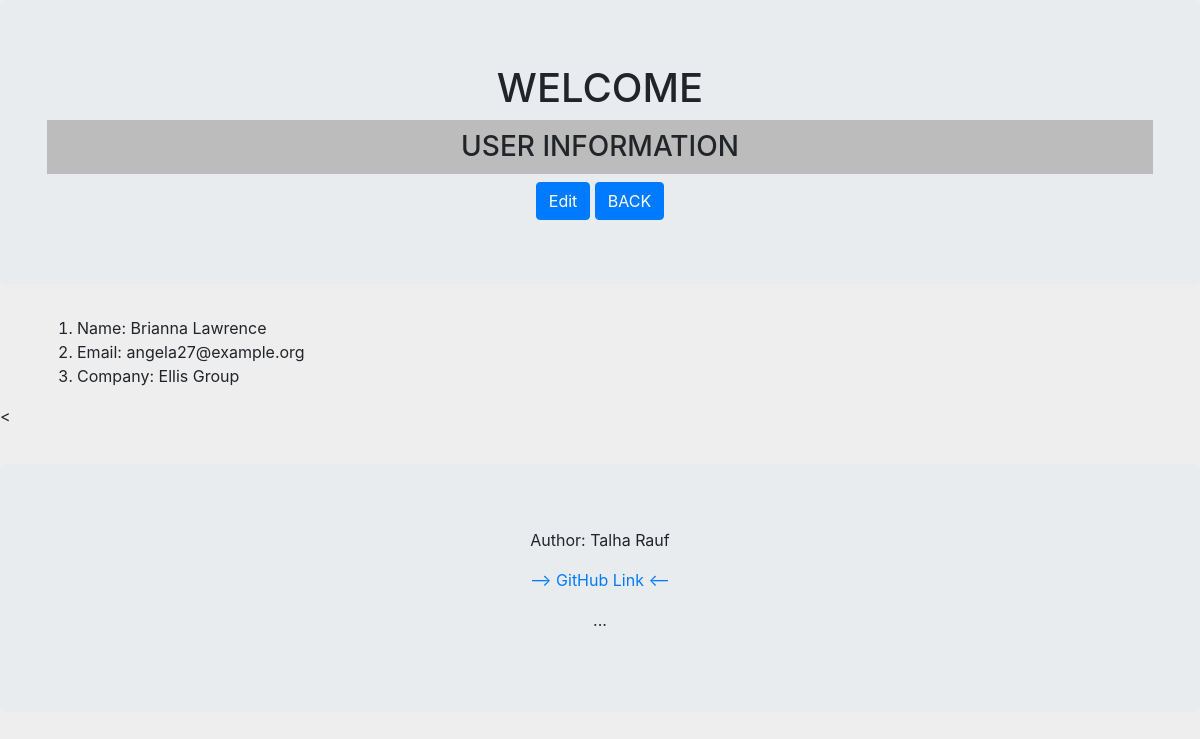
The page /users/13 on the database as committed earlier.
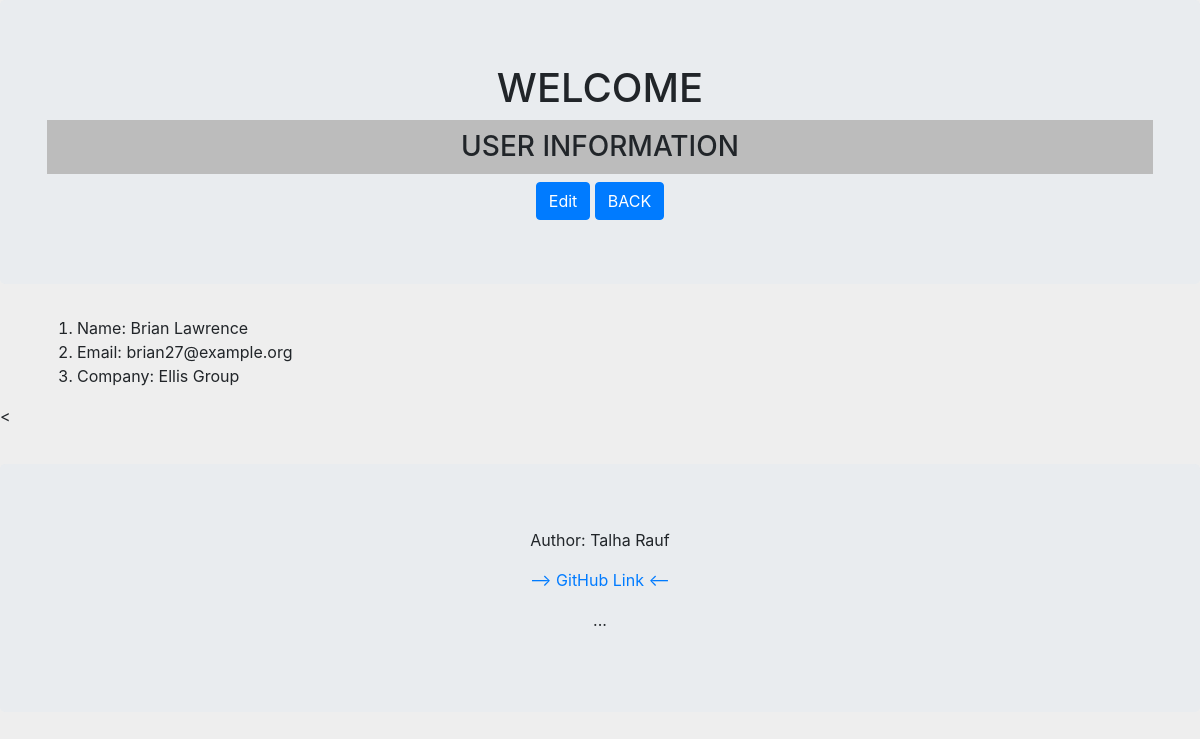
The same page on the database as committed later.
### myApp/models.py (models this page shows, shortened)
class User(models.Model):
    first_name = models.CharField(max_length=128)
    second_name = models.CharField(max_length=128)
    email = models.EmailField(max_length=264, unique=True)
    company = models.CharField(max_length=264)

### myApp/views.py (the view)
# urls.py: path('users/<int:pk>', views.UserDetailedView.as_view(), name='user-detail'),
class UserDetailedView(DetailView):
    model = models.User
    template_name = 'per_user.html'
    context_object_name = 'user'

### myApp/templates/per_user.html
{% extends "base.html" %}
{% block content %}
<div class="jumbotron">
  <div class="container">
    <h1>WELCOME</h1>
    <h3>USER INFORMATION</h3>
  </div>
  <div class="Container container-sm text-center">
    <a href="{% url 'myApp:edit-user-detail' user.pk %}"><button type="submit" id="editBtn" class="btn btn-primary">Edit</button></a>
    <a href="{% url 'myApp:users-inventory' %}"><button type="submit" id="submitBtn" class="btn btn-primary">BACK</button></a>
  </div>
</div>
    {% if user %}
  <div class="Container container-sm">
      <ol>
          <li>Name: {{ user.first_name }} {{ user.second_name }}</li>
          <li>Email: {{ user.email }}</li>
          <li>Company: {{ user.company }}</li>
      </ol>
  </div>
    {% endif %}
<{% endblock %}

Rows that differ between the two databases and show on the page:
changed User "Lawrence": first_name "Brianna" → "Brian"; email "angela27@example.org" → "brian27@example.org"
